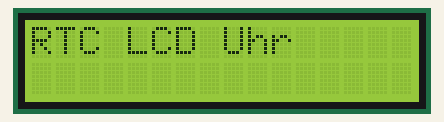
This sketch was run on a simulated Arduino Uno, built with avr-gcc and run on an emulated ATmega328P. Shown: 16×2 character LCD. The local clock reads 2024-03-15 10:24:30 at power-on unless the sketch sets it; what the sketch prints to the serial monitor is not drawn.

Above: at 0.1 s.
At 1.7 s:
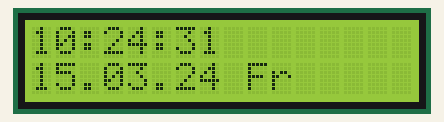
At 6.4 s:
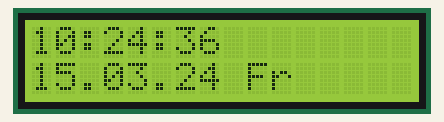
At 11.2 s:
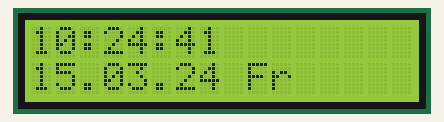
At 20.1 s:
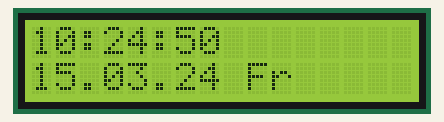
At 37.5 s:
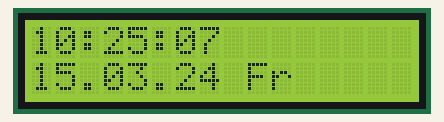

The sketch:

challenge1_lcd.ino
```cpp
// I06 Challenge 1: LCD Uhr
// Zeigt Uhrzeit und Datum auf einem 16x2 LCD Display
// Verwendet RTC DS1307 und LCD mit I2C-Adapter

#include <Wire.h>
#include <RTClib.h>
#include <LiquidCrystal_I2C.h>

// RTC-Objekt
RTC_DS1307 rtc;

// LCD mit I2C-Adresse 0x27 (16 Zeichen, 2 Zeilen)
LiquidCrystal_I2C lcd(0x27, 16, 2);

// Wochentage abgekuerzt (3 Zeichen)
const char* wochentage[] = {"So", "Mo", "Di", "Mi", "Do", "Fr", "Sa"};

void setup() {
    Serial.begin(9600);

    // LCD initialisieren
    lcd.init();
    lcd.backlight();
    lcd.clear();

    // RTC initialisieren
    if (!rtc.begin()) {
        lcd.print("RTC Fehler!");
        Serial.println("RTC nicht gefunden!");
        while (true);
    }

    // Zeit setzen falls RTC nicht laeuft
    if (!rtc.isrunning()) {
        Serial.println("RTC laeuft nicht - setze Zeit...");
        rtc.adjust(DateTime(F(__DATE__), F(__TIME__)));
    }

    lcd.print("RTC LCD Uhr");
    delay(1500);
    lcd.clear();
}

void loop() {
    DateTime now = rtc.now();

    // Zeile 1: Zeit im Format HH:MM:SS
    lcd.setCursor(0, 0);
    if (now.hour() < 10) lcd.print("0");
    lcd.print(now.hour());
    lcd.print(":");
    if (now.minute() < 10) lcd.print("0");
    lcd.print(now.minute());
    lcd.print(":");
    if (now.second() < 10) lcd.print("0");
    lcd.print(now.second());
    lcd.print("   ");  // Alte Zeichen loeschen

    // Zeile 2: Datum im Format DD.MM.YY Wochentag
    lcd.setCursor(0, 1);
    if (now.day() < 10) lcd.print("0");
    lcd.print(now.day());
    lcd.print(".");
    if (now.month() < 10) lcd.print("0");
    lcd.print(now.month());
    lcd.print(".");
    lcd.print(now.year() % 100);  // Nur letzte 2 Stellen
    lcd.print(" ");
    lcd.print(wochentage[now.dayOfTheWeek()]);
    lcd.print("   ");

    // Auch auf Serial ausgeben
    Serial.print("Zeit: ");
    if (now.hour() < 10) Serial.print("0");
    Serial.print(now.hour());
    Serial.print(":");
    if (now.minute() < 10) Serial.print("0");
    Serial.print(now.minute());
    Serial.print(":");
    if (now.second() < 10) Serial.print("0");
    Serial.println(now.second());

    delay(500);  // 2x pro Sekunde aktualisieren
}
```

Measured:
- what the display in image 1 shows lasts 0.5 s, from 1.6 s to 2.1 s
- what the display in image 2 shows lasts 1.0 s, from 6.4 s to 7.4 s
